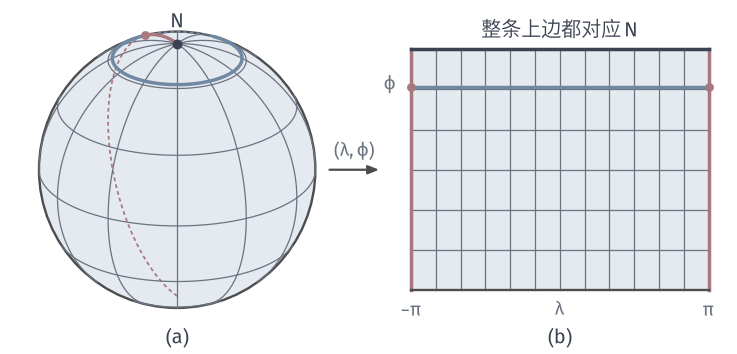

Generate this figure with Python:
"""Longitude-latitude chart: the pole is blown up to a whole edge and the seam meridian is cut."""
from pathlib import Path
import sys
ROOT = next(p for p in Path(__file__).resolve().parents if (p/'build.sh').is_file() and (p/'tex/book.tex').is_file())
sys.path.insert(0, str(ROOT/'figures/04-spaces-measures-and-geometry/04-manifolds/matplotlib/mfd-common'))
from mfd3d import *

W, H = 104, 50
fig, ax = canvas(W, H)
LAT = np.radians(62)
pl = Placed(View(-30, 24), 25, 26, 19.5)
sphere_disc(ax, pl)
for d in (-60, -30, 0, 30, 60):
    sphere_curve(ax, pl, parallel(np.radians(d)), MUTED, lw=.5, hidden=False)
for lon in np.radians(np.arange(-150, 180, 30)):
    sphere_curve(ax, pl, meridian(lon), MUTED, lw=.5, hidden=False)
sphere_curve(ax, pl, meridian(np.pi), RED, lw=1.4, hidden_lw=.7)
sphere_curve(ax, pl, parallel(LAT), BLUE, lw=1.4)
N = pl([0, 0, 1])
dot(ax, N, INK)
label(ax, N+[0, 3.1], '$N$')
A = pl(spherical(LAT, np.pi))
dot(ax, A, RED, size=1.3)
# Chart rectangle: lambda horizontal, phi vertical.
x0, x1, y0, y1 = 58, 100, 9, 43
xlon = lambda v: x0+(v+np.pi)/(2*np.pi)*(x1-x0)
ylat = lambda v: y0+(v+np.pi/2)/np.pi*(y1-y0)
ax.add_patch(Polygon([(x0, y0), (x1, y0), (x1, y1), (x0, y1)], fc=BLUE_FILL, ec='none', zorder=1))
for d in (-60, -30, 0, 30, 60):
    ax.plot([x0, x1], [ylat(np.radians(d))]*2, color=MUTED, lw=.5, zorder=2)
for d in range(-150, 180, 30):
    ax.plot([xlon(np.radians(d))]*2, [y0, y1], color=MUTED, lw=.5, zorder=2)
ax.plot([x0, x0], [y0, y1], color=RED, lw=1.4, zorder=3)
ax.plot([x1, x1], [y0, y1], color=RED, lw=1.4, zorder=3)
ax.plot([x0, x1], [y1, y1], color=INK, lw=1.4, zorder=3)
ax.plot([x0, x1], [y0, y0], color=STROKE, lw=.95, zorder=3)
ax.plot([x0, x1], [ylat(LAT)]*2, color=BLUE, lw=1.4, zorder=4)
dot(ax, (x0, ylat(LAT)), RED, size=1.3); dot(ax, (x1, ylat(LAT)), RED, size=1.3)
mixed(ax, ((x0+x1)/2, y1+1.8), ['整条上边都对应', '$N$'])
label(ax, (x0, y0-2.8), r'$-\pi$', 7.5, MUTED); label(ax, (x1, y0-2.8), r'$\pi$', 7.5, MUTED)
label(ax, ((x0+x1)/2, y0-2.8), r'$\lambda$', 7.5, MUTED)
label(ax, (x0-3, y1-5), r'$\phi$', 7.5, MUTED)
arrow(ax, (46.5, 26), (53.5, 26), rad=None)
label(ax, (50, 28.6), r'$(\lambda,\phi)$', 7.5, MUTED)
panel_tag(ax, 25, 1.5, '(a)'); panel_tag(ax, (x0+x1)/2, 1.5, '(b)')
save(fig, Path(__file__).resolve().parent, 'figure', {'formula': 'p=(cos(phi)cos(lambda), cos(phi)sin(lambda), sin(phi)); orthographic view az=-30, el=24; blue latitude 62 degrees'})
